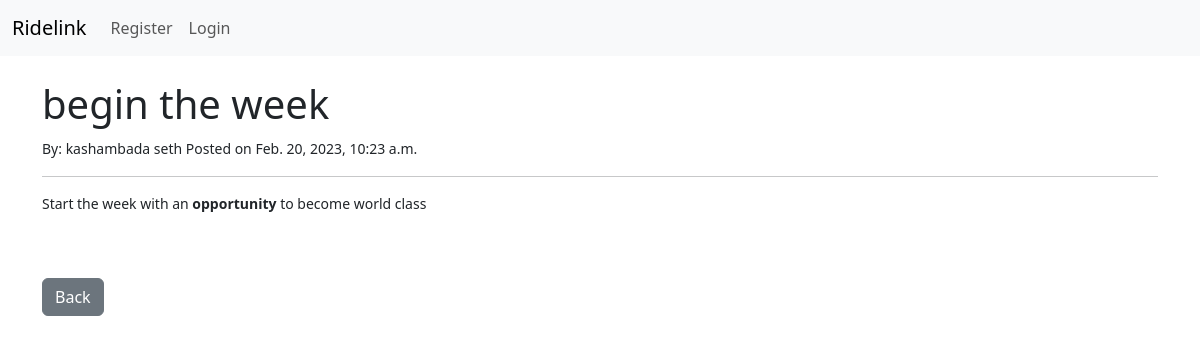
Page /article/9 on the earlier database version.
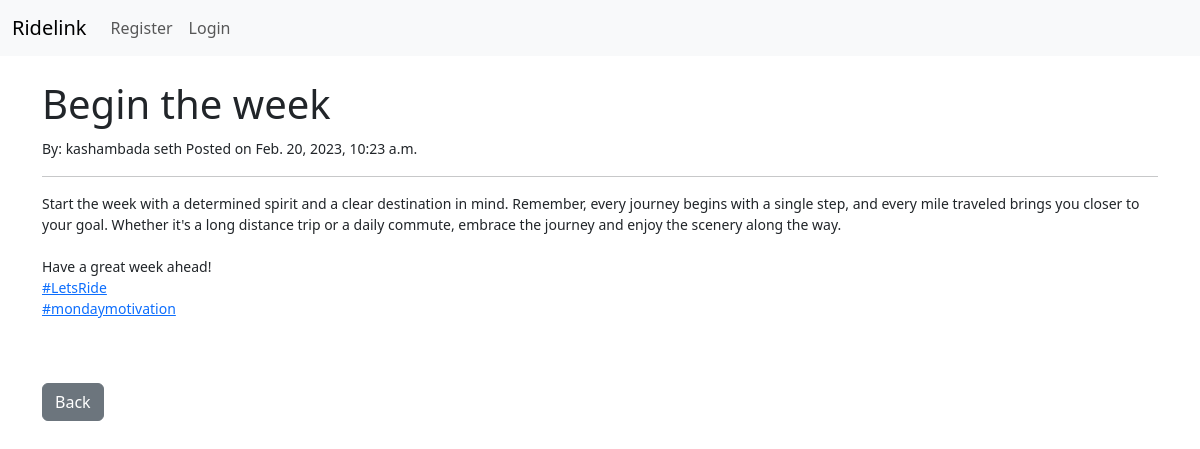
Same page on the later database version.
### blog/models.py (models this page shows, shortened)
class Post(models.Model):
    author = models.ForeignKey(User, on_delete=models.SET_NULL, null=True)
    title = models.CharField(max_length=200)
    header_image = models.ImageField(null=True, blank=True, upload_to="images")
    title_tag = models.CharField(max_length=200, default='Ridelink Series')
    content = RichTextField(blank=True, null=True)
    date_posted = models.DateTimeField(auto_now_add = True)
    class Meta :
        ordering = ['-date_posted']

### blog/views.py (the view)
# urls.py: path('article/<int:pk>',ArticleDetialView.as_view(), name ='article-detail'),
class ArticleDetialView(DetailView):
    model = Post
    template_name = 'blog/article_details.html'

### blog/templates/blog/article_details.html (shortened to what this page needs)
{% extends 'blog/base.html' %}
{% block content %}
    <h1>{{post.title}}</h1>
    <small>By: {{post.author.first_name}} {{post.author.last_name}}  Posted on {{post.date_posted}}
    <hr>
    <p>{{post.content|safe}}</p>
    <br><br>
    <a href="{% url 'home' %}" class="btn btn-secondary">Back</a>
{% endblock content %}

### blog/templates/blog/base.html (shortened to what this page needs)
<!doctype html>
<html lang="en">
  <head>
    <link href="https://cdn.jsdelivr.net/npm/bootstrap@5.3.0-alpha1/dist/css/bootstrap.min.css" rel="stylesheet">
  </head>
  <body>
    {% include 'blog/navbar.html' %}
    <br/>
    <div class="container">
      {% block content %}
      {% endblock %}
    </div>
  </body>
</html>

### blog/templates/blog/navbar.html (shortened to what this page needs)
<nav class="navbar navbar-expand-lg bg-body-tertiary">
    <div class="container-fluid">
      <a class="navbar-brand" href="{% url 'home' %}">Ridelink</a>
      <div class="collapse navbar-collapse" id="navbarSupportedContent">
            <ul class="navbar-nav me-auto mb-2 mb-lg-0">
                {% if user.is_authenticated %}
                  <li class="nav-item">
                    <a class="nav-link" href="{% url 'add_post' %}">Add Post</a>
                  </li>
                  <li class="nav-item">
                    <a class="nav-link" href="{% url 'logout' %}">Logout</a>
                  </li>
                  <li class="nav-item">
                    <a class="nav-link" href="#"> Hello {{post.author}}</a>
                  </li>
                {% else %}
                  <li class="nav-item">
                    <a class="nav-link" href="{% url 'register' %}">Register</a>
                  </li>
                  <li class="nav-item">
                    <a class="nav-link" href="{% url 'login' %}">Login</a>
                  </li>
                {% endif %}
            </ul>
      </div>
    </div>
  </nav>

Differences in the rows shown:
changed Post "kashambada": title "begin the week" → "Begin the week"; content "Start the week with an opportunity to become world class" → "Start the week with a determined spirit and a clear destination in mind. Remember, every journey begins with a single step, and every mile traveled brings you closer to your goal. Whether it's a long distance trip or a daily commute, embrace the journey and enjoy the scenery along the way. Have a great week ahead! #LetsRide #mondaymotivation"
